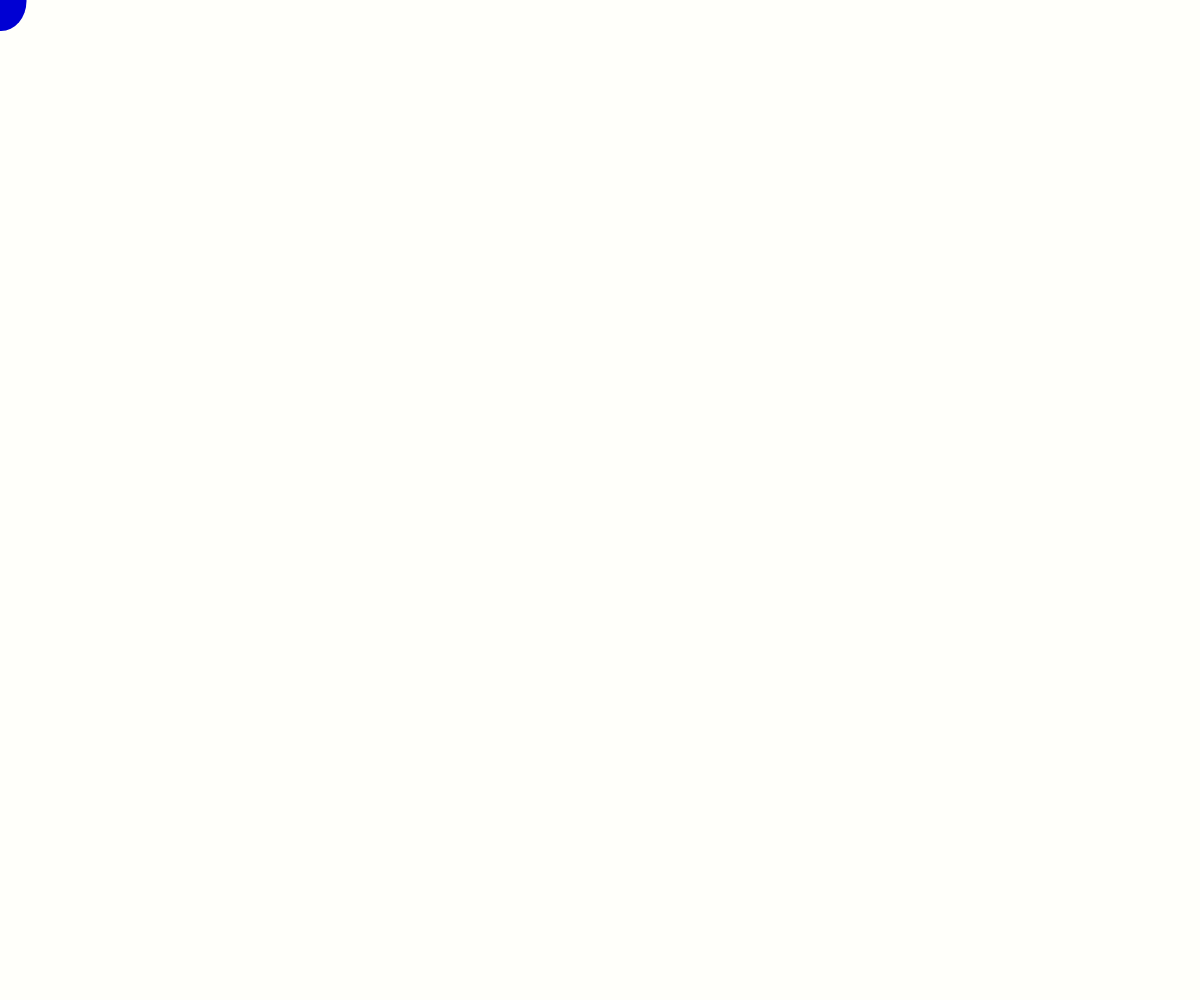
Frame 1 (no input)
Frame 60 (no input): identical to frame 1, image omitted
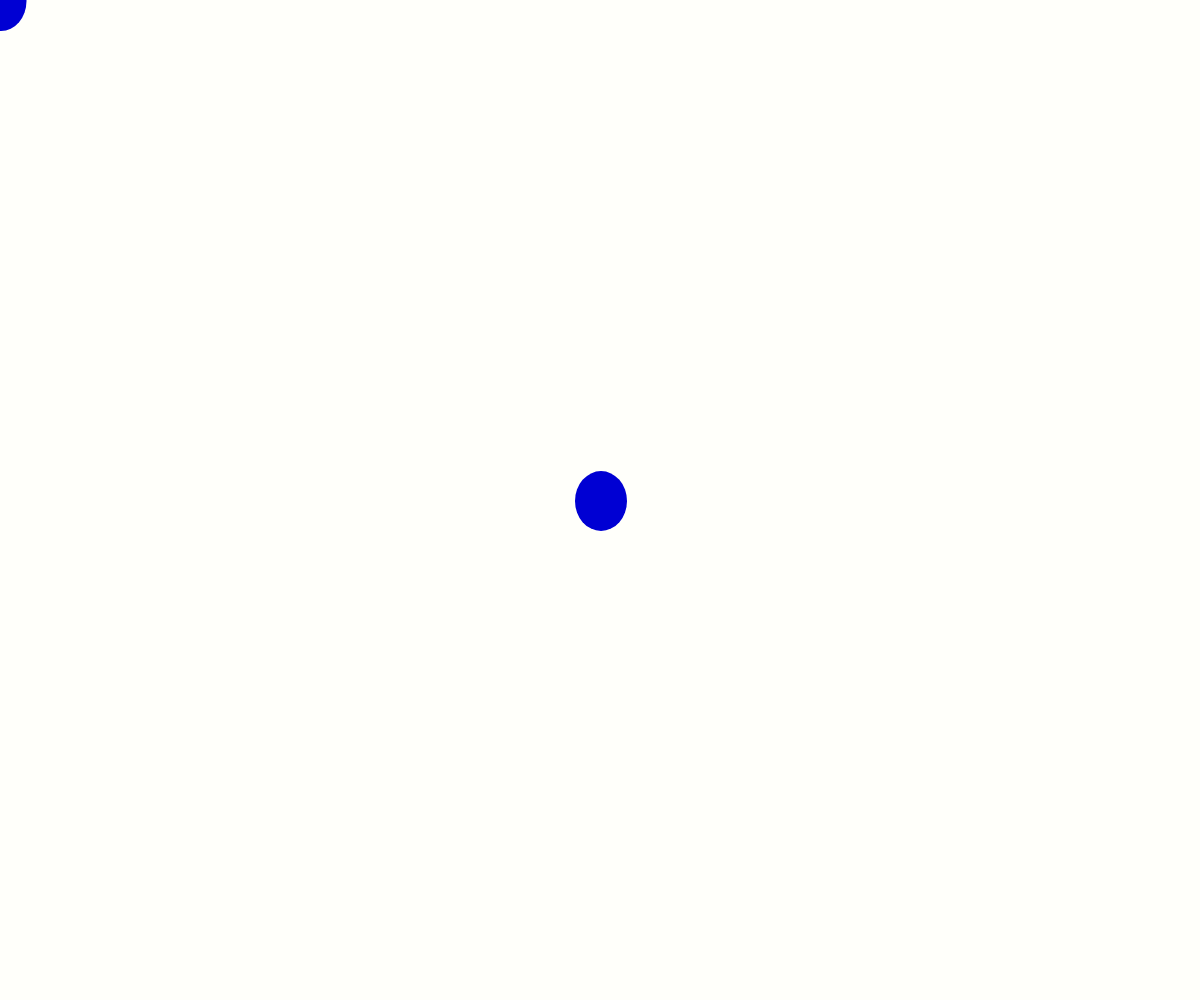
Frame 120 (the mouse pressed at the canvas centre since frame 60)

The p5.js sketch that drew these frames (run headless with seeded random() and noise() and a simulated clock; from frame 60 on, the mouse is pressed at the canvas centre):

// p5.js sketch
// ── sketch.js
var fr = 30
var compteur = 0;

var couleurR = 1;
var couleurB = 0;

var r = 200;
var g = 0;
var b = 0;

var setupB = 0;
var setupR = 0;

function preload(  ) {

}

function setup() {
        createCanvas(windowWidth, windowHeight);
        colorMode(RGB);
        background(255,255,250);
        frameRate(fr);
        setupB = 100+random(155);//variation de bleu
        setupR = 100+random(155);// variation de rouge
  
}

function windowResized() {
        resizeCanvas(windowWidth, windowHeight);
        background(255,255,255);
}

function draw() {

}

function mouseMoved()
{
         
       
         // Chaque fois par tirage au sort (), nouvelle aléatoire
        // numéros sont choisis pour une nouvelle ellipse. - pour une forme plus ronde
        var x = (-1,1) + mouseX;
        var y = (-1,1) + mouseY;
   

        // dessine une ellipse
        noStroke();
        if(compteur%5==0)
        {
          if(couleurR == 1)
          {
            couleurR = 0;
            couleurB = 1;
            r=0;
            g=0;
            b=setupB;
          }
          else if(couleurB == 1)
          {
            couleurR = 1;
            couleurB = 0;
            r=setupR;
            g=0;
            b=0;
          }

        }

        fill(r,g,b);
        compteur++;
        ellipse(x,y,50+sin(compteur/10)*10,50+cos(compteur/10)*10);
}

function keyPressed()
{
  if (keyCode == ENTER)
    {
      background(255,255,255);
      setupB = 100+random(155);
      setupR = 100+random(155);
    }
}
